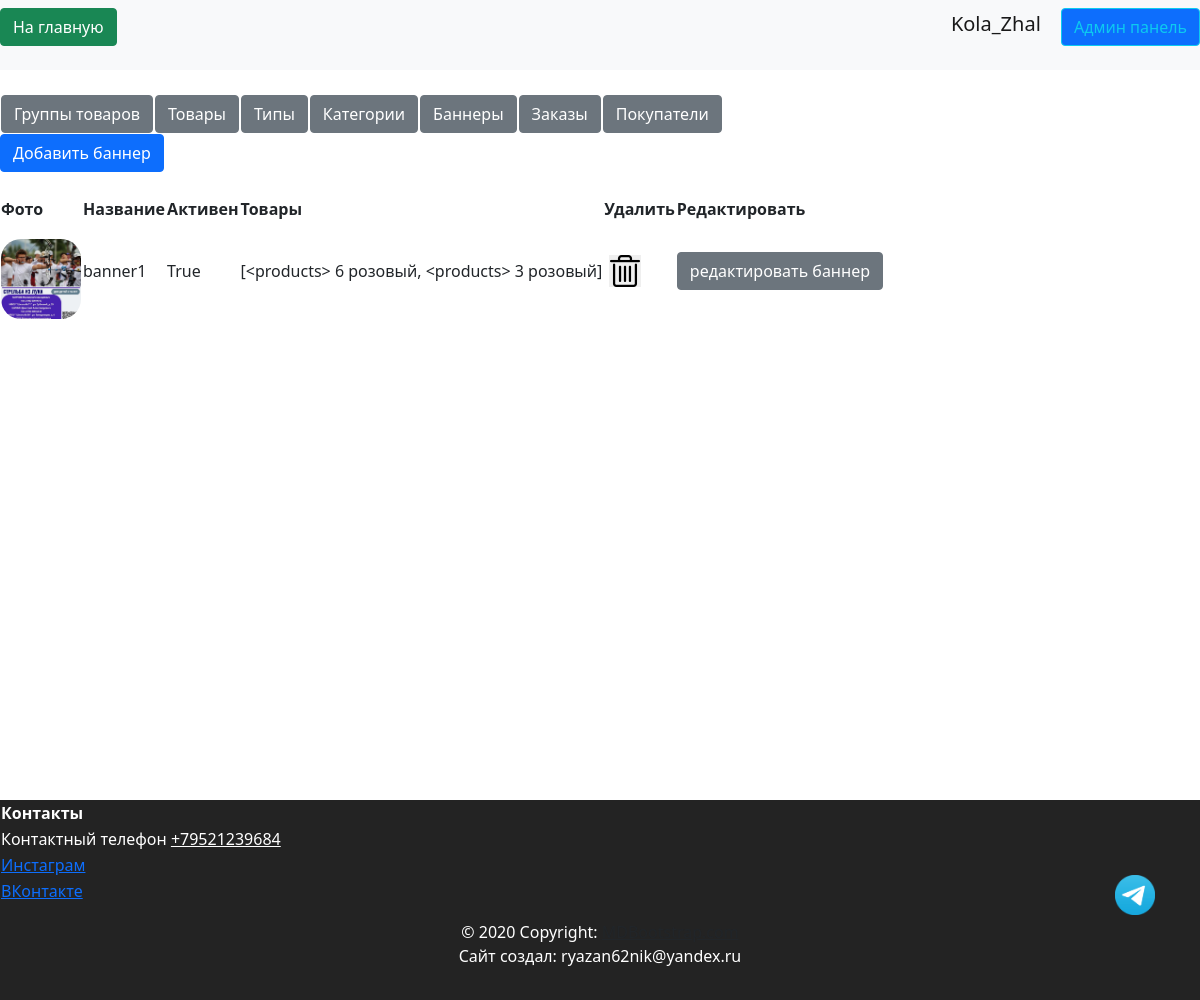
Before: /admin/banners (signed in) with the older database file.
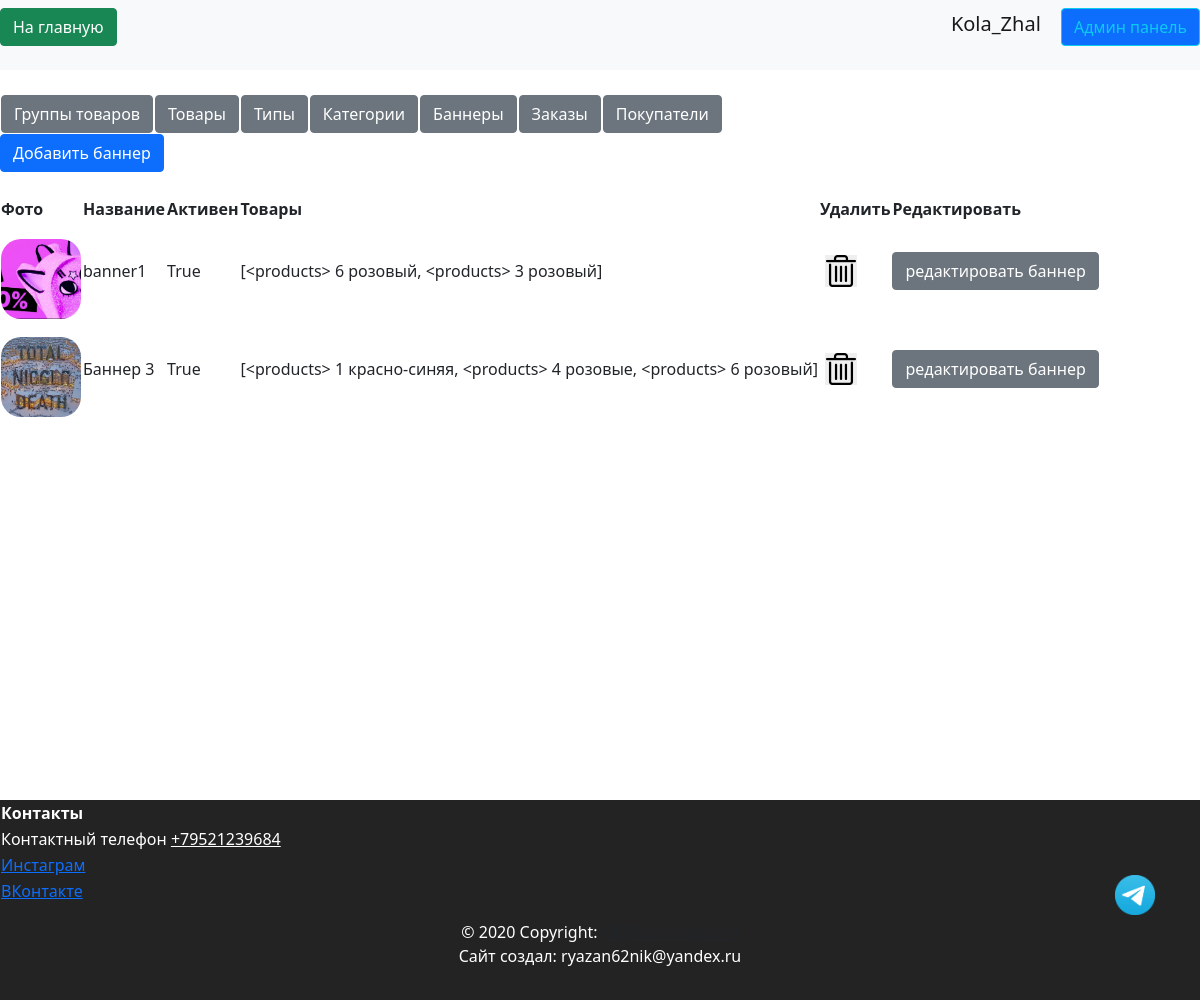
After: the same page with the newer database file.
### data/users.py (models this page shows, shortened)
class User(SqlAlchemyBase, UserMixin, SerializerMixin):
    __tablename__ = 'users'
    id = sqlalchemy.Column(sqlalchemy.Integer,
                           primary_key=True, autoincrement=True)
    name = sqlalchemy.Column(sqlalchemy.String, nullable=True)
    tel = sqlalchemy.Column(sqlalchemy.String, nullable=True)
    email = sqlalchemy.Column(sqlalchemy.String,
                              index=True, unique=True, nullable=True)
    hashed_password = sqlalchemy.Column(sqlalchemy.String, nullable=True)
    created_date = sqlalchemy.Column(sqlalchemy.DateTime,
                                     default=datetime.datetime.now)
    basket = sqlalchemy.Column(sqlalchemy.String, default='{}')
    admin = sqlalchemy.Column(sqlalchemy.Boolean, default=False)
    tg_id = sqlalchemy.Column(sqlalchemy.String, nullable=True)
    confirmed = sqlalchemy.Column(sqlalchemy.Boolean, default=False)
    address = sqlalchemy.Column(sqlalchemy.String, nullable=True)
    orders = orm.relationship("Order", back_populates='user')

### data/banners.py (models this page shows, shortened)
class Banners(SqlAlchemyBase):
    __tablename__ = 'banners'
    id = sqlalchemy.Column(sqlalchemy.Integer, primary_key=True,
                           autoincrement=True)
    title = sqlalchemy.Column(sqlalchemy.String, nullable=True)
    active = sqlalchemy.Column(sqlalchemy.Boolean, default=True)
    img = sqlalchemy.Column(sqlalchemy.String, default='0_0_0_none.jpg')
    products = orm.relationship("Products",
                                secondary="products_to_banners",
                                backref="banners")

### data/products.py (models this page shows, shortened)
class Products(SqlAlchemyBase, SerializerMixin):
    __tablename__ = 'products'
    id = sqlalchemy.Column(sqlalchemy.Integer,
                           primary_key=True, autoincrement=True)
    color = sqlalchemy.Column(sqlalchemy.String, nullable=True)
    sale = sqlalchemy.Column(sqlalchemy.Integer, nullable=True)
    cost = sqlalchemy.Column(sqlalchemy.Integer)
    remains = sqlalchemy.Column(sqlalchemy.Integer, nullable=True)
    img = sqlalchemy.Column(sqlalchemy.String, default='0_0_0_none.jpg')
    product_group_id = sqlalchemy.Column(sqlalchemy.Integer, sqlalchemy.ForeignKey("product_group.id"))
    product_group = orm.relationship('ProductGroup')
    category = orm.relationship("Category",
                                secondary="products_to_category",
                                backref="products")
    def __repr__(self):
        return f'<products> {self.id} {self.color}'

### server.py (the view)
@app.route('/admin/banners', methods=['GET', 'POST'])
@login_required
def admin_banners():
    if current_user.admin:
        db_sess = db_session.create_session()
        banners = db_sess.query(Banners).all()
        return render_template('pages/admin_banners.html', title='Админ панель',
                               banners=banners)
    else:
        return render_template('pages/no_rights.html')

### data/db_session.py (called while the page is built)
def create_session() -> Session:
    global __factory
    return __factory()

### server.py (called while the page is built)
@login_manager.user_loader
def load_user(user_id):
    db_sess = db_session.create_session()
    return db_sess.query(User).filter(User.id == user_id).first()

### templates/pages/admin_banners.html (shortened to what this page needs)
{% extends "pages/base_admin.html" %}
{% block admincontent %}
<div>
    {% if current_user.is_authenticated %}
    <a href="/admin/add-banner" class="btn btn-primary">Добавить баннер</a>
    {% endif %}
</div>
<br>
<div>
    <table>
        <tr>
            <th>Фото</th>
            <th>Название</th>
            <th>Активен</th>
            <th>Товары</th>
            <th>Удалить</th>
            <th>Редактировать</th>
        </tr>
        {% for banner in banners %}
        <tr>
            <td id="imgTd">
                {% if banner.img%}
                <img src="../static/img/banners/{{banner.img}}" class="admin-img-delete"
                     alt="404 картинка не нашлась(">
                {%else%}
                <img class="admin-img-delete" src="../static/img/banners/none.jpg"
                     alt="404 картинка не нашлась("/>
                {%endif%}
            </td>
            <td>{{ banner.title }}</td>
            <td>{{ banner.active }}</td>
            <td>{{ banner.products }}</td>
            <td>
                <button type="submit" onclick="show_me({{banner.id}}, 'banners');" class="delete-button">
                </button>
            </td>
            <td>
                <a href="/admin/edit-banner/{{banner.id}}" class="btn btn-secondary">редактировать баннер
                </a>
            </td>
        </tr>
        {% endfor %}
    </table>
</div>
{% endblock %}

### templates/pages/base_admin.html
{% extends "base.html" %}
{% block content %}
<div class="admin-background">
    <br>
    <div>
        <table>
            <tr>
                <th><a href="/admin/productsgroups" class="btn btn-secondary">Группы товаров</a></th>
                <th><a href="/admin/products" class="btn btn-secondary">Товары</a></th>
                <th><a href="/admin/types" class="btn btn-secondary">Типы</a></th>
                <th><a href="/admin/categories" class="btn btn-secondary">Категории</a></th>
                <th><a href="/admin/banners" class="btn btn-secondary">Баннеры</a></th>
                <th><a href="/admin/orders" class="btn btn-secondary">Заказы</a></th>
                <th><a href="/admin/users" class="btn btn-secondary">Покупатели</a></th>
            </tr>
        </table>
    </div>
    <div>
        {% block admincontent %}{% endblock %}
    </div>
</div>
{% endblock %}

### templates/base.html (shortened to what this page needs)
<!doctype html>
<html lang="ru">
<head>
    <link rel="stylesheet" href="{{ url_for('static', filename='css/bootstrap.min.css') }}">
    <link rel="stylesheet" href="{{ url_for('static', filename='css/header.css') }}">
    <link rel="stylesheet" href="{{ url_for('static', filename='css/footer.css') }}">
    <link rel="stylesheet" href="{{ url_for('static', filename='css/style.css') }}">
    <link rel="stylesheet" href="{{ url_for('static', filename='css/mystyle.css') }}">
    <link rel="stylesheet" href="{{ url_for('static', filename='css/index.css') }}">
</head>
<body>
{% include 'includes/header.html' %}
<div class="my-container">
    <main>
        {% block content %}
        {% endblock %}
    </main>
    {% include 'includes/footer.html' %}
</div>
<a href="https://t.me/Ok_se_96" target="_blank">
    <div class="tg-button"></div>
</a>
</body>
</html>

### templates/includes/header.html
<header>
    <nav class="navbar navbar-light bg-light">
        <p align="right">
            <a href="/index" class="btn btn-success"> На главную </a>
        </p>
        {% if current_user.is_authenticated %}
        <p align="right">
            <a class="navbar-brand" href="/logout">{{ current_user.name }}</a>
            {% if current_user.admin%}
            <a class="btn btn-primary btn btn-outline-info mr-2" href="/admin/products">Админ панель</a>
            {% endif %}
            {% else %}
        <p align="right">
            <a class="btn btn-primary " href="/register">Зарегистрироваться</a>
            <a class="btn btn-success" href="/login">Войти</a>
        </p>
        {% endif %}
    </nav>
</header>

### templates/includes/footer.html
<footer class="bg-body-tertiary text-center text-lg-start">
    <table>
        <tr>
            <th>Контакты</th>
        </tr>
        <tr>
            <td>Контактный телефон <a href="tel:+79521239684" style="color:#FFFFFF">+79521239684</a></td>
        </tr>
        <tr>
            <td><a href="https://www.instagram.com/b_decor_e?igsh=b2hqcHRpaGV5bGYx&utm_source=qr" target="_blank">Инстаграм</a>
            </td>
        </tr>
        <tr>
            <td><a href="https://vk.com/ok_se_96" target="_blank">ВКонтакте</a>
            </td>
        </tr>
    </table>
    <div class="text-center p-3">
        © 2020 Copyright:
        <a class="text-body" href="https://mdbootstrap.com/">MDBootstrap.com</a>
        <p>Сайт создал: ryazan62nik@yandex.ru</p>
    </div>
</footer>

### static/css/header.css (style rules this page uses)
:root { --main-color: #0179FA; --second-color: white; }

### static/css/footer.css (style rules this page uses)
:root { --main-color: #111111; --second-color: white; }
footer { background-color: var(--main-color); }

### static/css/style.css (style rules this page uses)
:root { --main-color: #0179FA; --second-color: #ffffff; --thirdly_color: #629ee3; }
body { background-color: var(--second-color); }

### static/css/mystyle.css (style rules this page uses)
html { --firstly-color: white; --secondary-color: rgba(91, 82, 212, 0.837); --thirdly-color: rgb(99, 96, 105); --fourly-color: rgb(144, 182, 242); --black: rgb(35, 35, 35); --dark-blue: #12191D; --white: #FFFFFF; --green: #33FF00; --caribbean: #00E197; --light-green: #8EEF8C; --turquoise: #12EEFF; --pink: #F053D5; --red: #FE785A; --gray-900: #0C1114; --gray-700: #242A2C; --gray-650: #495257; --gray-600: #424B4F; --gray-500: #495257; --gray-300: #8D979E; --gray-200: #ACB4B9; --gray-150: #AEB6BB; --gray-100: #EEF1F3; --gray-50: #F6F8F9; --framing: black; --text-color: white; }
main { flex: 1; min-width: 95%; justify-content: center; display: block; margin: 0 auto; text-align: left; }
body { min-height: 100vh; position: relative; }
footer { position: absolute; bottom: -200px; width: 100%; }
.my-container { min-width: 100%; }
.admin-background { background-color: rgb(255, 255, 255) }
.admin-img-delete { width: 10vh; height: 10vh; border-radius: 20px; object-fit: cover; margin-top: 2vh; }
.delete-button { width: 4vh; height: 4vh; border: none; background-image: url('../img/system/admin_del_item.png'); background-size: cover; margin: 5px 5px; }
footer { clear: both; padding: 0; background: var(--black); color: #FFFFFF; overflow: hidden; min-width: 100; }
body { margin: 0; padding: 0; text-align: center; }
.tg-button { display: block; position: fixed; bottom: 10vh; right: 5vh; width: 5vh; height: 5vh; border: none; background-image: url(../img/system/tg_logo.png); background-size: cover; margin: 5px 5px; }

Changed rows visible on the page:
changed Banners "banner1": img: a different picture
added Banners: img (picture), title "Баннер 3", active "True", products "[<products> 1 красно-синяя, <products> 4 розовые, <products> 6 розовый]"
